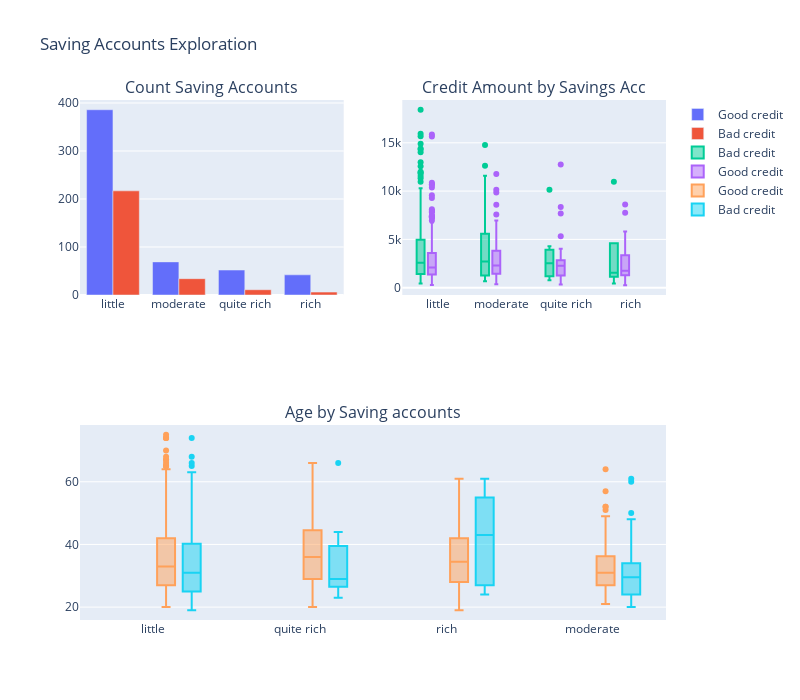

The code cell stored with this chart in its notebook:
### Markdown cell above
## Zdolność kredytowa w zależności od posiadanych pieniędzy

### Code cell
from plotly import tools
import numpy as np
import plotly.graph_objs as go

count_good = go.Bar(
    x = df_good["Saving accounts"].value_counts().index.values,
    y = df_good["Saving accounts"].value_counts().values,
    name='Good credit'
)
count_bad = go.Bar(
    x = df_bad["Saving accounts"].value_counts().index.values,
    y = df_bad["Saving accounts"].value_counts().values,
    name='Bad credit'
)


box_1 = go.Box(
    x=df_good["Saving accounts"],
    y=df_good["Credit amount"],
    name='Good credit'
)
box_2 = go.Box(
    x=df_bad["Saving accounts"],
    y=df_bad["Credit amount"],
    name='Bad credit'
)

scat_1 = go.Box(
    x=df_good["Saving accounts"],
    y=df_good["Age"],
    name='Good credit'
)
scat_2 = go.Box(
    x=df_bad["Saving accounts"],
    y=df_bad["Age"],
    name='Bad credit'
)

data = [scat_1, scat_2, box_1, box_2, count_good, count_bad]

fig = tools.make_subplots(rows=2, cols=2, specs=[[{}, {}], [{'colspan': 2}, None]],
                          subplot_titles=('Count Saving Accounts','Credit Amount by Savings Acc', 
                                          'Age by Saving accounts'))

fig.append_trace(count_good, 1, 1)
fig.append_trace(count_bad, 1, 1)

fig.append_trace(box_2, 1, 2)
fig.append_trace(box_1, 1, 2)

fig.append_trace(scat_1, 2, 1)
fig.append_trace(scat_2, 2, 1)



fig['layout'].update(height=700, width=800, title='Saving Accounts Exploration', boxmode='group')

py.iplot(fig, filename='combined-savings')

### Figure 1 — Plotly figure (JSON) as saved in the notebook; plotly's stock layout.template omitted (floating-point values rounded to 4 significant figures; data arrays with more than 128 entries replaced by an {"elided": "..."} marker saying what was removed)
{"data": [{"name": "Good credit", "type": "bar", "x": ["little", "moderate", "quite rich", "rich"], "xaxis": "x", "y": [386, 69, 52, 42], "yaxis": "y"}, {"name": "Bad credit", "type": "bar", "x": ["little", "moderate", "quite rich", "rich"], "xaxis": "x", "y": [217, 34, 11, 6], "yaxis": "y"}, {"name": "Bad credit", "type": "box", "x": {"elided": "300 str values"}, "xaxis": "x2", "y": {"elided": "300 int values"}, "yaxis": "y2"}, {"name": "Good credit", "type": "box", "x": {"elided": "700 str values"}, "xaxis": "x2", "y": {"elided": "700 int values"}, "yaxis": "y2"}, {"name": "Good credit", "type": "box", "x": {"elided": "700 str values"}, "xaxis": "x3", "y": {"elided": "700 int values"}, "yaxis": "y3"}, {"name": "Bad credit", "type": "box", "x": {"elided": "300 str values"}, "xaxis": "x3", "y": {"elided": "300 int values"}, "yaxis": "y3"}], "layout": {"annotations": [{"font": {"size": 16}, "showarrow": false, "text": "Count Saving Accounts", "x": 0.225, "xanchor": "center", "xref": "paper", "y": 1, "yanchor": "bottom", "yref": "paper"}, {"font": {"size": 16}, "showarrow": false, "text": "Credit Amount by Savings Acc", "x": 0.775, "xanchor": "center", "xref": "paper", "y": 1, "yanchor": "bottom", "yref": "paper"}, {"font": {"size": 16}, "showarrow": false, "text": "Age by Saving accounts", "x": 0.5, "xanchor": "center", "xref": "paper", "y": 0.375, "yanchor": "bottom", "yref": "paper"}], "boxmode": "group", "height": 700, "title": {"text": "Saving Accounts Exploration"}, "width": 800, "xaxis": {"anchor": "y", "domain": [0, 0.45]}, "xaxis2": {"anchor": "y2", "domain": [0.55, 1]}, "xaxis3": {"anchor": "y3", "domain": [0, 1]}, "yaxis": {"anchor": "x", "domain": [0.625, 1]}, "yaxis2": {"anchor": "x2", "domain": [0.625, 1]}, "yaxis3": {"anchor": "x3", "domain": [0, 0.375]}}}
